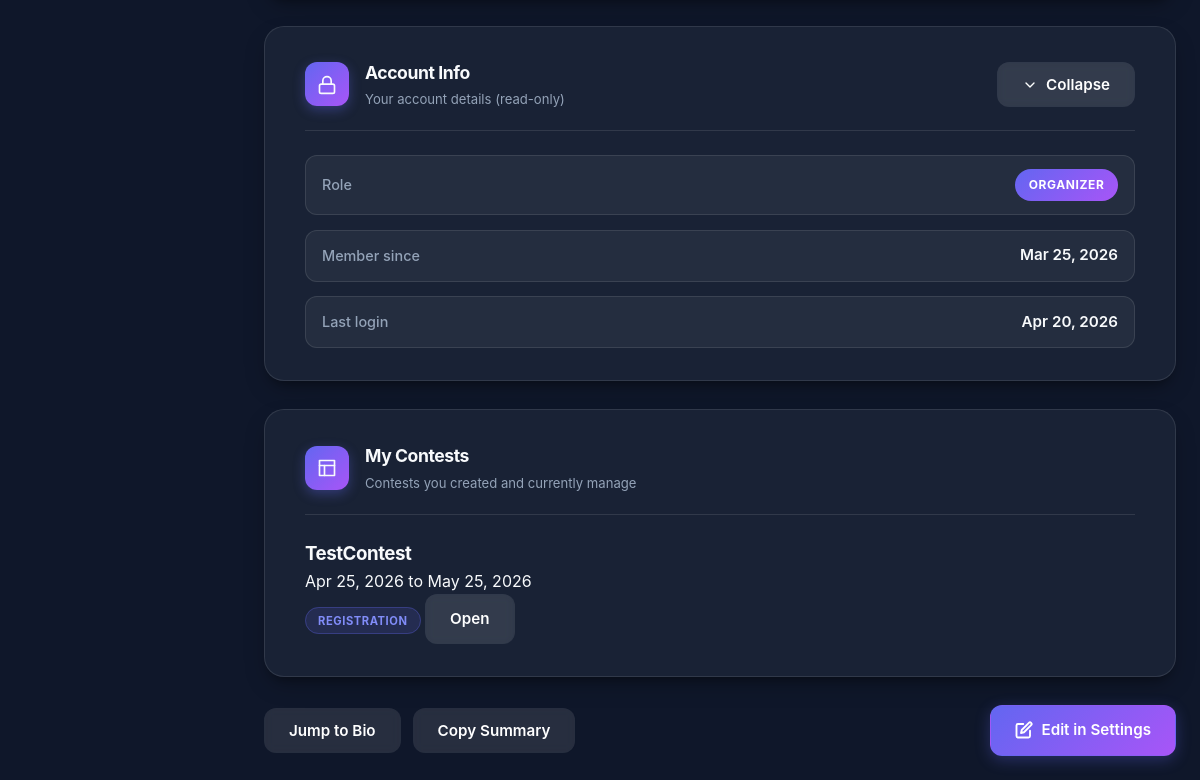
The app's page /en/profile/ (signed in, lower part), older data.
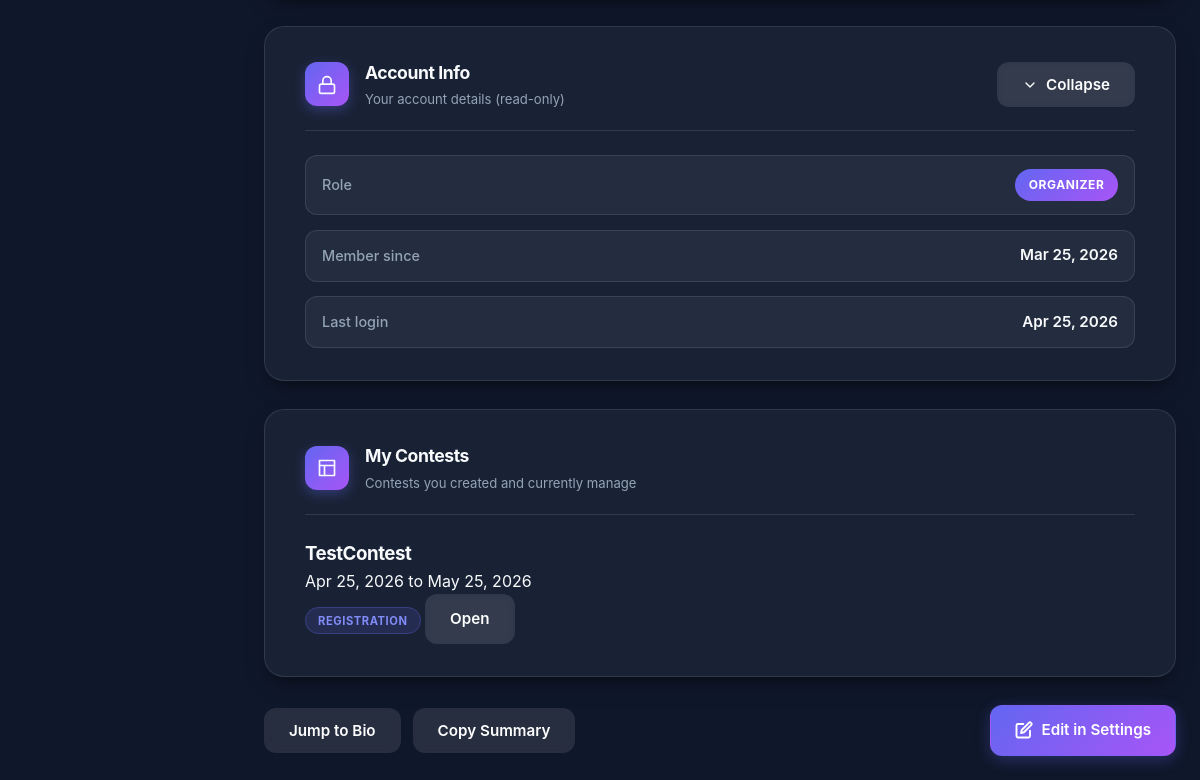
The same page, newer data.
### app/models.py (models this page shows, shortened)
class User(AbstractUser):
    class Role(models.TextChoices):
        ORGANIZER = "ORGANIZER", _("Organizer")
        JURY = "JURY", _("Jury")
        PARTICIPANT = "PARTICIPANT", _("Participant")
    username = models.CharField(max_length=20, unique=True)
    bio = models.CharField(max_length=200, blank=True)
    role = models.CharField(choices=Role.choices, default=Role.PARTICIPANT)
    def is_organizer(self):
        return self.role == self.Role.ORGANIZER
    def is_jury(self):
        return self.role == self.Role.JURY
    def is_participant(self):
        return self.role == self.Role.PARTICIPANT

### app/views/views_general.py (the view, shortened to what this page needs)
# urls.py: path("profile/", views.ProfileView.as_view(), name="profile"),
class ProfileView(RedirectToRegisterMixin, View):
    def _build_context(self, request, form, saved=False):
        user = request.user
        context = {
            "form": form,
            "saved": saved,
        }
        if user.is_participant():
            teams = (
                Team.objects.filter(participants=user)
                .prefetch_related("teams_in_contests")
                .order_by("name")
                .distinct()
            )
            captained_team_ids = set(user.captained_teams.values_list("id", flat=True))
            participant_team_rows = []
            for team in teams:
                contests = list(team.teams_in_contests.exclude(status=Contest.Status.DRAFT).order_by("-start_date", "name"))
                if contests:
                    for contest in contests:
                        participant_team_rows.append(
                            {
                                "team": team,
                                "contest": contest,
                                "is_captain": team.id in captained_team_ids,
                            }
                        )
                else:
                    participant_team_rows.append(
                        {
                            "team": team,
                            "contest": None,
                            "is_captain": team.id in captained_team_ids,
                        }
                    )
            leaderboard_entries = (
                LeaderboardEntry.objects.filter(team__participants=user)
                .select_related("contest", "team")
                .order_by("contest__start_date", "rank", "team__name")
            )
            context.update(
                participant_team_rows=participant_team_rows,
                leaderboard_entries=leaderboard_entries,
            )
        elif user.is_organizer():
            organized_contests = user.organized_contests.order_by("-start_date", "name")
            context.update(organized_contests=organized_contests)
        return context
    def get(self, request):
        form = ProfileBioForm(instance=request.user)
        return render(
            request,
            "app/core/profile.html",
            self._build_context(request, form, saved=request.GET.get("saved") == "1"),
        )

### app/context_processors.py (called while the page is built)
def notification_count(request):
    if request.user.is_authenticated:
        return {
            'unread_notification_count': request.user.notifications.filter(is_read=False).count()
        }
    return {'unread_notification_count': 0}

### app/templates/app/core/profile.html (shortened to what the changed rows need)
{% extends 'app/core/base.html' %}
{% load static i18n %}
{% block extra_css %}
<link rel="stylesheet" href="{% static 'css/core/settings.css' %}">
<link rel="stylesheet" href="{% static 'css/core/home.css' %}">
{% endblock %}
{% block main_class %}page-narrow{% endblock %}
{% block content %}
        <div class="settings-layout">
            <section class="settings-card">
                <div class="settings-card__header">
                    <div>
                        <h2 class="settings-card__title">{% trans "Account Info" %}</h2>
                    </div>
                </div>
                <div class="settings-info-grid collapsible-content" id="profileInfoPanel">
                    <div class="settings-info-item">
                        <span class="settings-info-item__value">
                            <span class="role-badge">{{ user.get_role_display }}</span>
                        </span>
                    </div>
                    <div class="settings-info-item">
                        <span class="settings-info-item__label">{% trans "Member since" %}</span>
                        <span class="settings-info-item__value">{{ user.date_joined|date:"M d, Y" }}</span>
                    </div>
                    <div class="settings-info-item">
                        <span class="settings-info-item__label">{% trans "Last login" %}</span>
                        <span class="settings-info-item__value">{{ user.last_login|date:"M d, Y" }}</span>
                    </div>
                </div>
            </section>
            {% if user.is_participant %}
            <section class="settings-card">
                <div class="settings-card__header">
                    <div class="settings-card__icon">
                        <svg width="20" height="20" viewBox="0 0 24 24" fill="none" stroke="currentColor"
                            stroke-width="2" stroke-linecap="round" stroke-linejoin="round">
                            <path d="M17 21v-2a4 4 0 0 0-4-4H5a4 4 0 0 0-4 4v2"></path>
                            <circle cx="9" cy="7" r="4"></circle>
                            <path d="M23 21v-2a4 4 0 0 0-3-3.87"></path>
                            <path d="M16 3.13a4 4 0 0 1 0 7.75"></path>
                        </svg>
                    </div>
                    <div>
                        <h2 class="settings-card__title">{% trans "My Teams" %}</h2>
                        <p class="settings-card__subtitle">{% trans "Teams and contests you participate in" %}</p>
                    </div>
                </div>
                {% if participant_team_rows %}
                <div class="profile-list">
                    {% for row in participant_team_rows %}
                    <article class="profile-list__item">
                        <div>
                            <h3>{{ row.team.name }}</h3>
                            <p>
                                {% if row.contest %}
                                {% blocktrans with contest_name=row.contest.name %}Contest: {{ contest_name }}{% endblocktrans %}
                                {% else %}
                                {% trans "Contest not assigned yet" %}
                                {% endif %}
                            </p>
                        </div>
                        <span class="role-badge">
                            {% if row.is_captain %}{% trans "Captain" %}{% else %}{% trans "Member" %}{% endif %}
                        </span>
                    </article>
                    {% endfor %}
                </div>
                {% else %}
                <div class="empty-state profile-empty-state">
                    <p>{% trans "You are not part of any teams yet." %}</p>
                </div>
                {% endif %}
            </section>
            <section class="settings-card">
                <div class="settings-card__header">
                    <div class="settings-card__icon">
                        <svg width="20" height="20" viewBox="0 0 24 24" fill="none" stroke="currentColor"
                            stroke-width="2" stroke-linecap="round" stroke-linejoin="round">
                            <path d="M8 21h8"></path>
                            <path d="M12 17v4"></path>
                            <path d="M7 4h10"></path>
                            <path d="M17 4v4a5 5 0 0 1-10 0V4"></path>
                        </svg>
                    </div>
                    <div>
                        <h2 class="settings-card__title">{% trans "Leaderboard History" %}</h2>
                        <p class="settings-card__subtitle">{% trans "Placements and scores from completed contests" %}</p>
                    </div>
                </div>
                {% if leaderboard_entries %}
                <div class="profile-table-wrap">
                    <div style="overflow-x: auto; margin-top: 1.5rem;"><table class="profile-table" style="width:100%; min-width: 600px;">
                        <thead>
                            <tr>
                                <th>{% trans "Contest" %}</th>
                                <th>{% trans "Team" %}</th>
                                <th>{% trans "Rank" %}</th>
                                <th>{% trans "Total score" %}</th>
                            </tr>
                        </thead>
                        <tbody>
                            {% for entry in leaderboard_entries %}
                            <tr>
                                <td>{{ entry.contest.name }}</td>
                                <td>{{ entry.team.name }}</td>
                                <td>{{ entry.rank_display }}</td>
                                <td>{{ entry.total_score }}</td>
                            </tr>
                            {% endfor %}
                        </tbody>
                    </table></div>
                </div>
                {% else %}
                <div class="empty-state profile-empty-state">
                    <p>{% trans "No leaderboard results available yet." %}</p>
                </div>
                {% endif %}
            </section>
            {% elif user.is_organizer %}
            <section class="settings-card">
                <div class="settings-card__header">
                    <div>
                        <h2 class="settings-card__title">{% trans "My Contests" %}</h2>
                    </div>
                </div>
            </section>
            {% endif %}
        </div>
{% endblock %}

Row changes from the older to the newer data that the page shows:
changed User "ORGANIZER": last_login "Apr 20, 2026" → "Apr 25, 2026"
